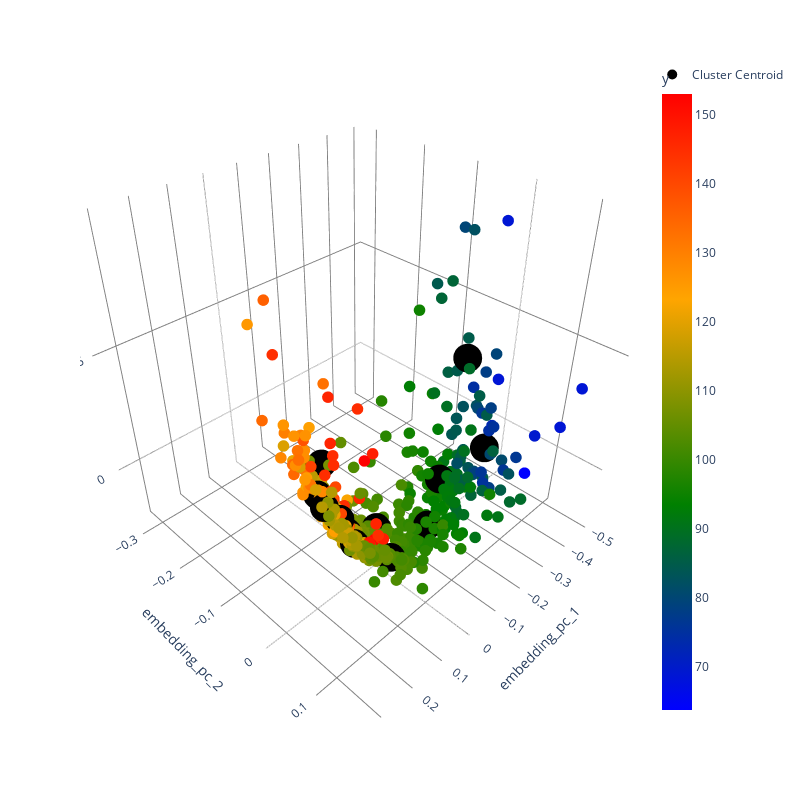

This figure's notebook cell:
### Code cell
fig = px.scatter_3d(train_df, x='embedding_pc_1', y='embedding_pc_2', z='embedding_pc_3',
              color='y', color_continuous_scale=["blue", "green", "orange", "red"])
# add color range

fig.update_traces(marker=dict(size=4))
fig.update_layout(
    width=800,  # Adjust width as needed
    height=800,  # Adjust height as needed
    scene=dict(
        xaxis=dict(gridcolor='grey', backgroundcolor='white'),
        yaxis=dict(gridcolor='grey', backgroundcolor='white'),
        zaxis=dict(gridcolor='grey', backgroundcolor='white'),
        bgcolor='white'
    ),
    paper_bgcolor='white',
    plot_bgcolor='white'
)

fig.add_scatter3d(x=train_df.iloc[centroid_indices_train]['embedding_pc_1'],
                  y=train_df.iloc[centroid_indices_train]['embedding_pc_2'],
                  z=train_df.iloc[centroid_indices_train]['embedding_pc_3'],
                  mode='markers', marker=dict(size=10, color='black'), name='Cluster Centroid')
# fig.write_image("embedding.svg", format='svg')
fig.show()

### Figure 1 — Plotly figure (JSON) as saved in the notebook; plotly's stock layout.template omitted (floating-point values rounded to 4 significant figures; data arrays with more than 128 entries replaced by an {"elided": "..."} marker saying what was removed)
{"data": [{"hovertemplate": "embedding_pc_1=%{x}<br>embedding_pc_2=%{y}<br>embedding_pc_3=%{z}<br>y=%{marker.color}<extra></extra>", "legendgroup": "", "marker": {"color": {"elided": "720 float values"}, "coloraxis": "coloraxis", "size": 4, "symbol": "circle"}, "mode": "markers", "name": "", "scene": "scene", "showlegend": false, "type": "scatter3d", "x": {"elided": "720 float values"}, "y": {"elided": "720 float values"}, "z": {"elided": "720 float values"}}, {"marker": {"color": "black", "size": 10}, "mode": "markers", "name": "Cluster Centroid", "type": "scatter3d", "x": [-0.04695, 0.104, -0.2997, 0.05894, -0.1337, -0.2217, 0.2287, 0.1537, -0.3888, -0.07149, 0.03608, 0.006814], "y": [-0.02514, 0.01704, 0.05225, -0.02396, 0.0323, 0.008627, 0.03992, 0.02017, -0.02998, -0.1609, -0.1011, 0.0339], "z": [-0.01673, -0.001742, 0.01119, -0.008427, -0.01422, -0.00343, 0.03038, 0.01488, 0.03467, -0.008341, -0.005061, -0.01577]}], "layout": {"coloraxis": {"colorbar": {"title": {"text": "y"}}, "colorscale": [[0, "blue"], [0.3333, "green"], [0.6667, "orange"], [1, "red"]]}, "height": 800, "legend": {"tracegroupgap": 0}, "margin": {"t": 60}, "paper_bgcolor": "white", "plot_bgcolor": "white", "scene": {"bgcolor": "white", "domain": {"x": [0, 1], "y": [0, 1]}, "xaxis": {"backgroundcolor": "white", "gridcolor": "grey", "title": {"text": "embedding_pc_1"}}, "yaxis": {"backgroundcolor": "white", "gridcolor": "grey", "title": {"text": "embedding_pc_2"}}, "zaxis": {"backgroundcolor": "white", "gridcolor": "grey", "title": {"text": "embedding_pc_3"}}}, "width": 800}}
